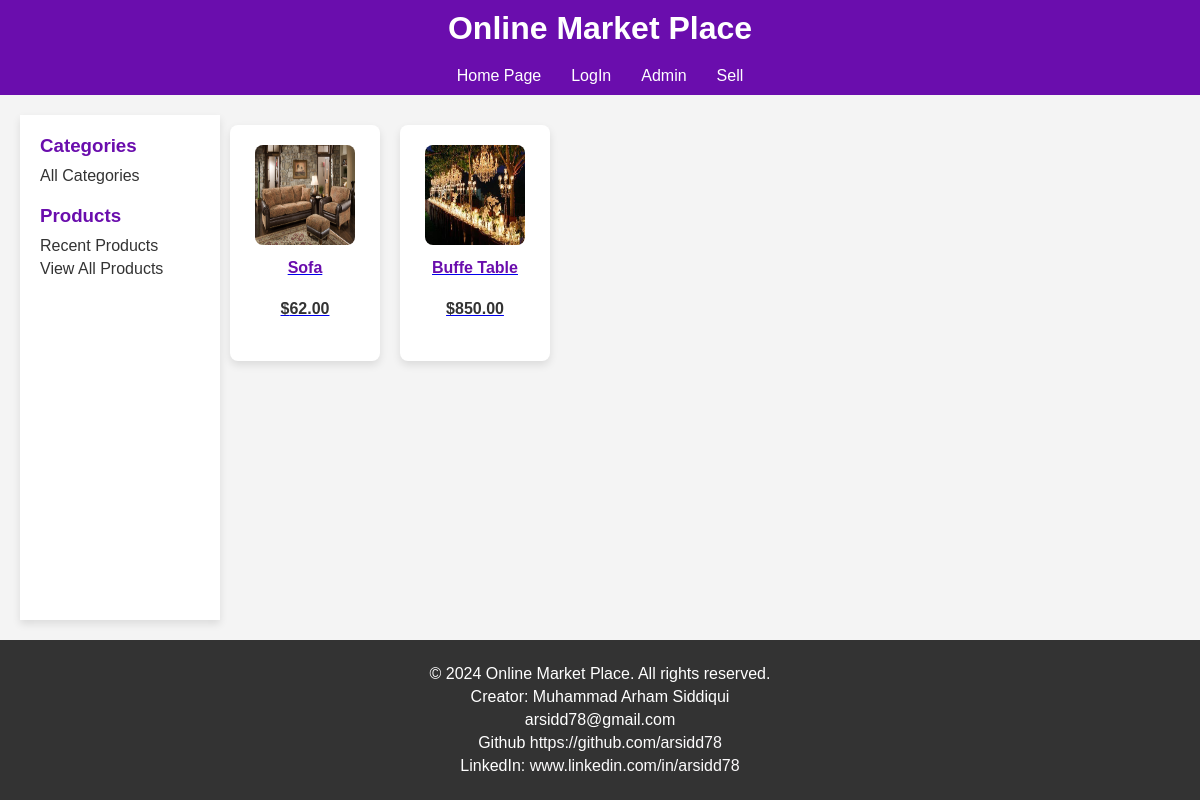
The page /prod_by_cat/FURNITURE/ on the database its author committed.
### product/models.py (models this page shows, shortened)
class Products(models.Model):
    name = models.ForeignKey(User,on_delete=models.CASCADE)
    product_name = models.CharField(max_length=200)
    product_description = models.TextField(max_length=500)
    product_price = models.DecimalField('Price',max_digits=7,decimal_places=2)
    product_discounted_price = models.DecimalField('Discounted Price',max_digits=7,decimal_places=2,null=True,blank=True)
    product_delivery_charge = models.IntegerField(default=0)
    product_tax_rate = models.DecimalField(decimal_places=3,max_digits=5, null= True, blank= True)
    product_specification = models.TextField(null= True, blank= True)
    product_posted_date = models.DateField( auto_now_add=True)
    product_images = models.ImageField(upload_to='products/')
    product_images2 = models.ImageField(null=True,blank=True,upload_to='products/')
    product_images3 = models.ImageField(null=True,blank=True,upload_to='products/')
    product_images4 = models.ImageField(null=True,blank=True,upload_to='products/')
    product_images5 = models.ImageField(null=True,blank=True,upload_to='products/')
    categories_choices = product_categories = {
    "ELECTRONICS": "Electronics",
    "CLOTHING & ACCESSORIES": "Clothing & Accessories",
    "HOME & KITCHEN": "Home & Kitchen",
    "BEAUTY & PERSONAL CARE": "Beauty & Personal Care",
    "HEALTH & FITNESS": "Health & Fitness",
    "TOYS & GAMES": "Toys & Games",
    "BOOKS & MEDIA": "Books & Media",
    "AUTOMOTIVE": "Automotive",
    "SPORTS & OUTDOORS": "Sports & Outdoors",
    "PET SUPPLIES": "Pet Supplies",
    "HOME APPLIANCES": "Home Appliances",
    "OFFICE SUPPLIES": "Office Supplies",
    "FURNITURE & DECOR": "Furniture & Decor",
    "JEWELRY & WATCHES": "Jewelry & Watches",
    "BABY & TODDLER": "Baby & Toddler",
    "FOOD & GROCERIES": "Food & Groceries",
    "ARTS & CRAFTS": "Arts & Crafts",
    "MUSICAL INSTRUMENTS": "Musical Instruments",
    "GARDEN & OUTDOOR LIVING": "Garden & Outdoor Living",
    "TRAVEL & LUGGAGE": "Travel & Luggage",
    "SMARTPHONE": "Smartphone",
    "LAPTOP": "Laptop",
    "CAMERA": "Camera",
    "TV": "TV",
    "HEADPHONE": "Headphone",
    "GADGET": "Gadget",
    "APPAREL": "Apparel",
    "BAG": "Bag",
    "JEWELRY": "Jewelry",
    "SUNGLASSES": "Sunglasses",
    "WATCH": "Watch",
    "HOME IMPROVEMENT": "Home Improvement",
    "DECOR": "Decor",
    "KITCHEN APPLIANCES": "Kitchen Appliances",
    "COOKWARE": "Cookware",
    "FURNITURE": "Furniture",
    "SKINCARE": "Skincare",
    "MAKEUP": "Makeup",
    "HAIRCARE": "Haircare",
    "GROOMING": "Grooming",
    "FRAGRANCES": "Fragrances",
    "EXERCISE EQUIPMENT": "Exercise Equipment",
    "NUTRITIONAL SUPPLEMENTS": "Nutritional Supplements",
    "FITNESS TRACKERS": "Fitness Trackers",
    "YOGA MATS": "Yoga Mats",
    "TOYS": "Toys",
    "BOARD GAMES": "Board Games",
    "PUZZLES": "Puzzles",
    "EDUCATIONAL TOYS": "Educational Toys",
    "OUTDOOR PLAY EQUIPMENT": "Outdoor Play Equipment",
    "BOOKS": "Books",
    "E-BOOKS": "E-books",
    "AUDIOBOOKS": "Audiobooks",
    "DVDS": "DVDs",
    "CDS": "CDs",
    "DIGITAL MEDIA": "Digital Media",
    "CAR PARTS": "Car Parts",
    "ACCESSORIES": "Accessories",
    "TOOLS": "Tools",
    "MAINTENANCE SUPPLIES": "Maintenance Supplies",
    "ELECTRONICS": "Electronics",
    "SPORTING EQUIPMENT": "Sporting Equipment",
    "CAMPING GEAR": "Camping Gear",
    "HIKING GEAR": "Hiking Gear",
    "OUTDOOR CLOTHING": "Outdoor Clothing",
    "FOOD": "Food",
    "TOYS": "Toys",
    "GROOMING PRODUCTS": "Grooming Products",
    "BEDS": "Beds",
    "CARRIERS": "Carriers",
    "LARGE APPLIANCES": "Large Appliances",
    "SMALL APPLIANCES": "Small Appliances",
    "STATIONERY": "Stationery",
    "DESK ORGANIZERS": "Desk Organizers",
    "PRINTERS": "Printers",
    "OFFICE FURNITURE": "Office Furniture",
    "TECHNOLOGY ACCESSORIES": "Technology Accessories",
    "SOFAS": "Sofas",
    "CHAIRS": "Chairs",
    "TABLES": "Tables",
    "LIGHTING FIXTURES": "Lighting Fixtures",
    "RUGS": "Rugs",
    "RINGS": "Rings",
    "NECKLACES": "Necklaces",
    "BRACELETS": "Bracelets",
    "EARRINGS": "Earrings",
    "WATCHES": "Watches",
    "CLOTHING": "Clothing",
    "DIAPERS": "Diapers",
    "FEEDING SUPPLIES": "Feeding Supplies",
    "STROLLERS": "Strollers",
    "TOYS": "Toys",
    "NON-PERISHABLE FOOD": "Non-perishable Food",
    "SNACKS": "Snacks",
    "BEVERAGES": "Beverages",
    "GOURMET FOODS": "Gourmet Foods",
    "SPICES": "Spices",
    "ART SUPPLIES": "Art Supplies",
    "CRAFTING MATERIALS": "Crafting Materials",
    "DIY KITS": "DIY Kits",
    "SEWING SUPPLIES": "Sewing Supplies",
    "GUITARS": "Guitars",
    "KEYBOARDS": "Keyboards",
    "DRUMS": "Drums",
    "VIOLINS": "Violins",
    "WIND INSTRUMENTS": "Wind Instruments",
    "GARDENING TOOLS": "Gardening Tools",
    "PLANTS": "Plants",
    "OUTDOOR FURNITURE": "Outdoor Furniture",
    "BBQ GRILLS": "BBQ Grills",
    "LUGGAGE SETS": "Luggage Sets",
    "BACKPACKS": "Backpacks",
    "TRAVEL ACCESSORIES": "Travel Accessories",
    "TOILETRIES": "Toiletries",
    "OUTDOOR GEAR": "Outdoor Gear"
    }
    product_category = models.CharField('category',max_length=100,choices=categories_choices)
    product_quantity = models.IntegerField()
    sellor_name = models.CharField(max_length=100)
    company_name = models.CharField(null= True, blank= True, max_length=200)
    product_website = models.URLField(null= True,blank=True)

### product/views.py (the view)
# urls.py: path('prod_by_cat/<str:category>/',views.product_by_category,name='prod_cat'),
def product_by_category(request,category):
    products = Products.objects.filter(product_category=category)
    context = {'products':products}
    return render(request,'product/pbc.html',context)

### product/templates/product/pbc.html (shortened to what this page needs)
{% load static %}
<!DOCTYPE html>
<html lang="en">
<head>
    <link rel="stylesheet" href="{% static 'product/index_style.css' %}">
</head>
<body>
    <header>
        <h1>Online Market Place</h1>
    </header>
    <nav>
        <a href="{% url 'product:home' %}">Home Page</a>
        {% if request.user.is_authenticated %}
            <a href="{% url 'registration:signout' %}">LogOut</a>
        {% else %}
            <a href="{% url 'registration:login' %}">LogIn</a>
        {% endif %}
        <a href="/admin/">Admin</a>
        <a href="{% url 'member:add_product_page' %}">Sell</a>
    </nav>
    <div class="main-content">
        <aside class="aside_links">
            <section>
                <h3>Categories</h3>
                <a href="{% url 'product:categories_page' %}">All Categories</a>
            </section>
            <section>
                <h3>Products</h3>
                <a href="{% url 'product:recent_products' %}">Recent Products</a>
                <a href="{% url 'product:view_all' %}">View All Products</a>
            </section>
        </aside>
        <div class="article_product_list">
            {% for product in products %}
                <a href="{% url 'product:details' product.id %}" class="product_detailslink">
                    <article class="product_data">
                        <img src="{{ product.product_images.url }}" alt="{{ product.product_name }}" width="100" height="100" >
                        <br>
                        <label class="discounted_price">{{ product.product_name }}</label><br>
                        {% if product.product_discounted_price %}
                            <label>${{ product.product_price }} ${{ product.product_discounted_price }}</label><br>
                        {% else %}
                            <label class="price">${{ product.product_price }}</label><br>
                        {% endif %}
                    </article>
                </a>
            {% endfor %}
        </div>
    </div>
</body>
<footer class="footer">
    <p>&copy; 2024 Online Market Place. All rights reserved.</p>
    <p>Creator: Muhammad Arham Siddiqui</p>
    <p>arsidd78@gmail.com</p>
    <p>Github <a href="https://github.com/arsidd78">https://github.com/arsidd78</a></p>
    <p>LinkedIn: <a href="www.linkedin.com/in/arsidd78">www.linkedin.com/in/arsidd78</a> </p>
</footer>
</html>

### product/static/product/index_style.css (style rules this page uses)
* { margin: 0; padding: 0; box-sizing: border-box; font-family: Arial, sans-serif; }
html, body { height: 100%; background-color: #f4f4f4; color: #333; display: flex; flex-direction: column; }
header { background-color: #6a0dad; color: white; padding: 10px 0; text-align: center; }
nav { background-color: #6a0dad; display: flex; justify-content: center; align-items: center; padding: 10px 0; }
nav a { color: white; text-decoration: none; margin: 0 15px; transition: color 0.3s; }
.main-content { display: flex; flex-grow: 1; padding: 20px; }
.aside_links { background-color: white; padding: 20px; width: 200px; box-shadow: 0 4px 8px rgba(0, 0, 0, 0.1); }
.aside_links section { margin-bottom: 20px; }
.aside_links h3 { color: #6a0dad; margin-bottom: 10px; }
.aside_links a { color: #333; text-decoration: none; display: block; margin-bottom: 5px; transition: color 0.3s; }
.user_interest, .article_product_list { display: flex; flex-wrap: wrap; justify-content: space-around; }
.user_interest article, .article_product_list .product_data { background-color: white; border-radius: 8px; box-shadow: 0 4px 8px rgba(0, 0, 0, 0.1); margin: 10px; padding: 20px; text-align: center; width: 150px; transition: transform 0.3s, box-shadow 0.3s; }
.user_interest img, .article_product_list img { border-radius: 8px; margin-bottom: 10px; }
.user_interest label, .article_product_list label { display: block; margin-bottom: 5px; }
.discounted_price { color: #6a0dad; font-weight: bold; }
.price { color: #333; font-weight: bold; }
footer { background-color: #333; color: white; padding: 20px; text-align: center; margin-top: auto; }
footer p { margin: 5px 0; }
footer a { color: #fcfbfc; text-decoration: none; }

### rows shown on the page
Products: product_images (picture), product_name "Sofa", product_price "62.00"
Products: product_images (picture), product_name "Buffe Table", product_price "850.00"
